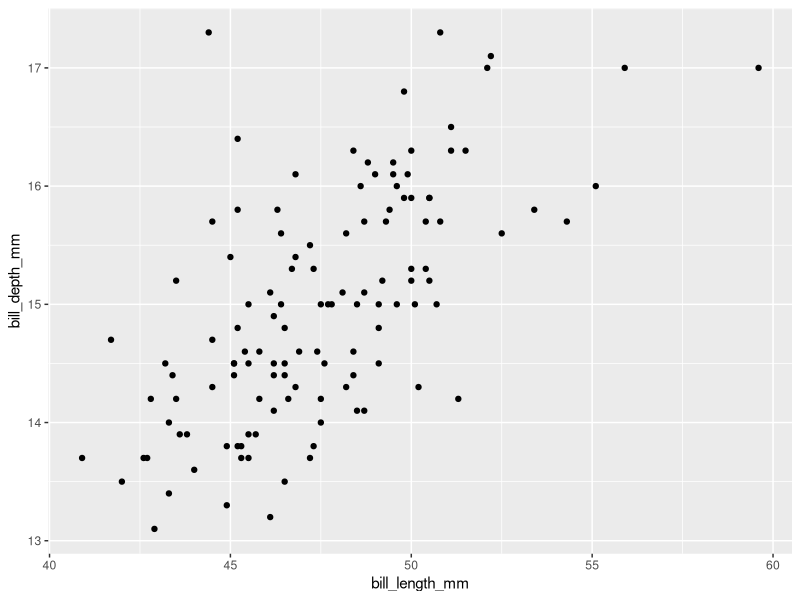
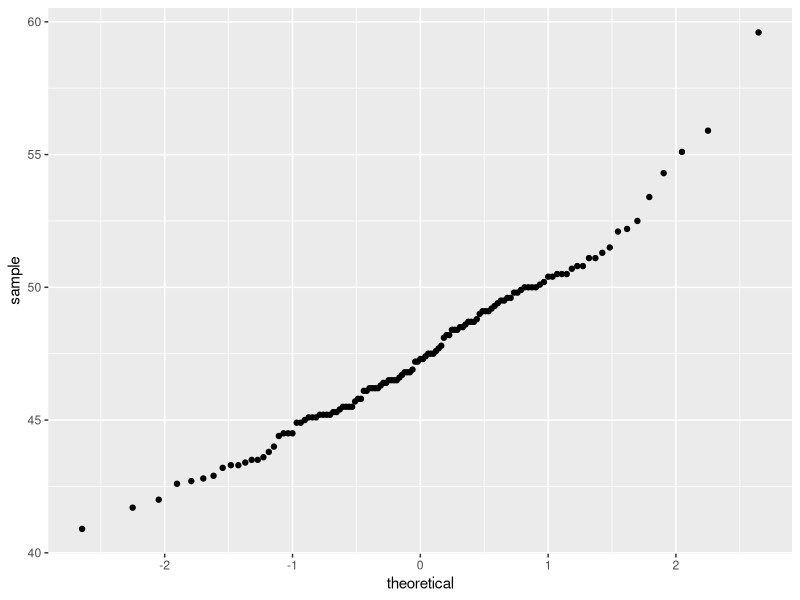
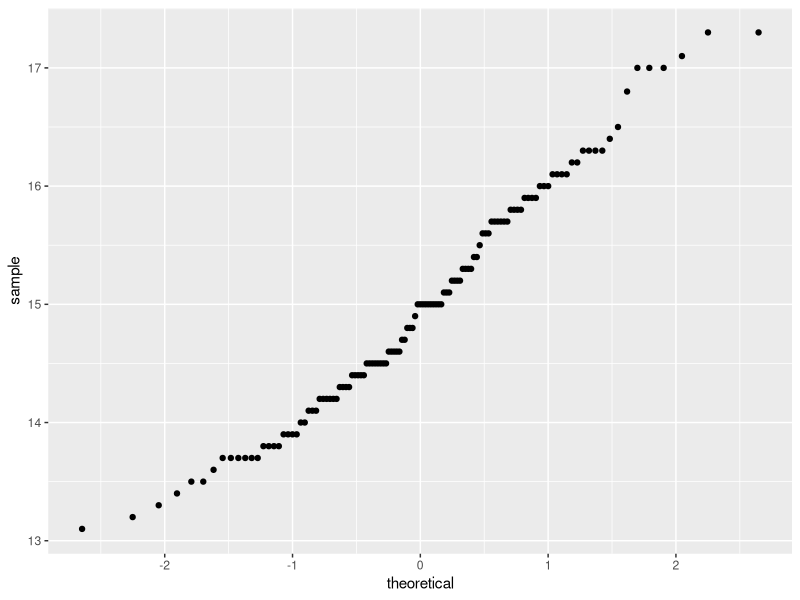
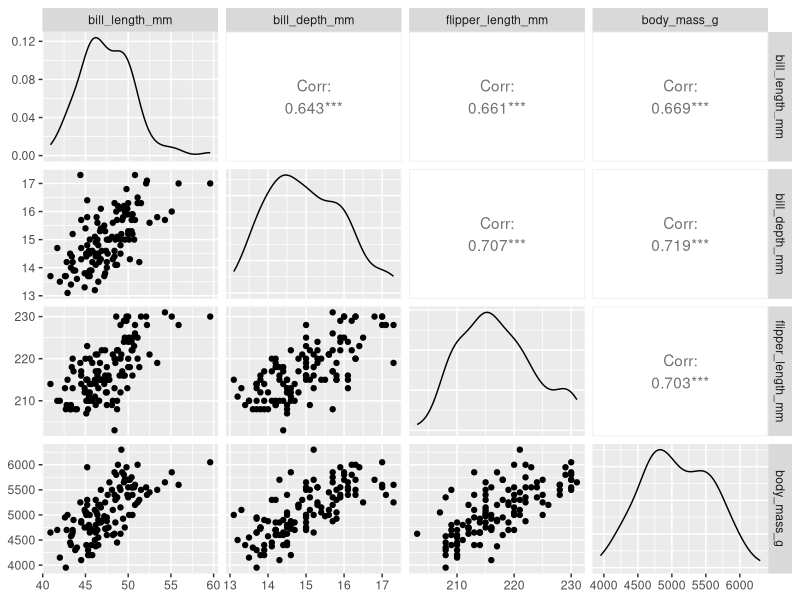
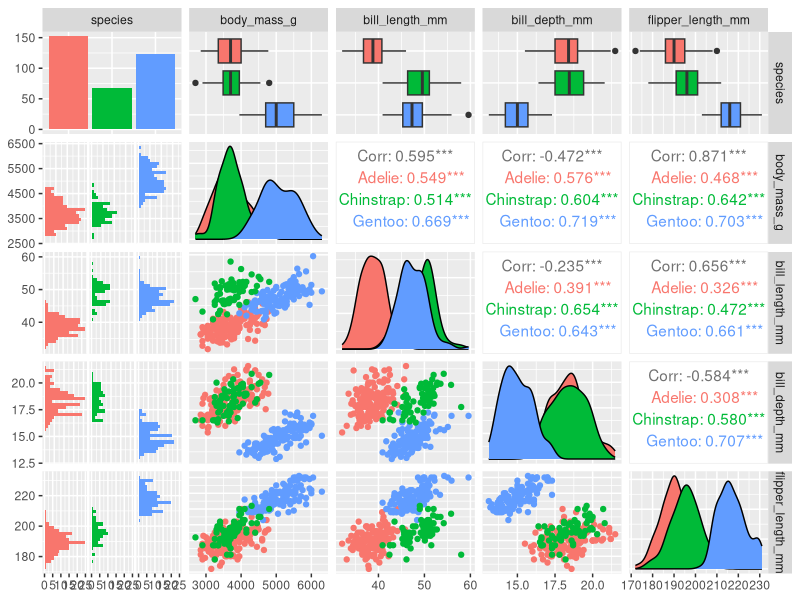

Reproduce these figures in R, in order.
## ---- chunk 1
knitr::opts_chunk$set(fig.width=6, fig.asp = 0.618, collapse=TRUE) 
## ---- chunk 2
library(tidyverse)
library(palmerpenguins)
library(rstatix) # cor_test()

gentoo = penguins %>% 
  filter(species=="Gentoo")

# Exploratory data analysis:
glimpse(gentoo)
summarize(gentoo)
ggplot() +
  geom_point(aes(x=bill_length_mm, y=bill_depth_mm), data=gentoo)
## ---- chunk 3
# Check normality assumption with a qqplot:
ggplot(gentoo) +
  stat_qq(aes(sample=bill_length_mm))
ggplot(gentoo) +
  stat_qq(aes(sample=bill_depth_mm))
## ---- chunk 4
# cor() returns just the correlation coefficient r
cor(x=gentoo$bill_length_mm, y=gentoo$bill_depth_mm, use="complete.obs") # use param handles NAs

# cor.test() returns the t-statistic, df, p-value, etc.
cor.test(x=gentoo$bill_length_mm, y=gentoo$bill_depth_mm, use="complete.obs") # use param handles NAs

# cor_test is the pipe-friendly version from rstatix
gentoo %>%
  cor_test(bill_length_mm, bill_depth_mm) # use param handles NAs
## ---- chunk 5
head(gentoo) # Check which columns would be interesting to include in the correlation matrix
cor(gentoo[,3:6], use="complete.obs")
## ---- chunk 6
library(GGally) # ggpairs()

# ggpairs(gentoo[,3:6])

gentoo %>%
  select(bill_length_mm, bill_depth_mm, flipper_length_mm, body_mass_g) %>%
  ggpairs()
## ---- chunk 7
penguins %>%
  select(species, body_mass_g, ends_with("_mm")) %>% # clever way to select variables with names that end in "_mm"
  GGally::ggpairs(aes(color = species))
